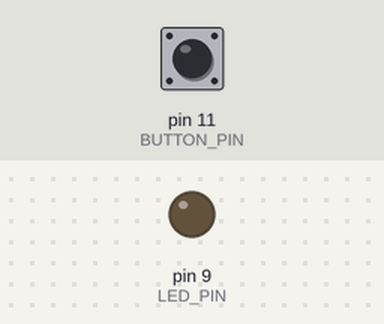
A sketch run on a simulated Arduino Uno, built with avr-gcc and run on an emulated ATmega328P. On the bench: output pins drawn as LEDs (lit = HIGH). The test bench sets the inputs (shaded band); at power-on: pin 11 (BUTTON_PIN) LOW.

Above: at 1.2 s.
1.3 s: pin 11 (BUTTON_PIN) pulled HIGH for 0.15 s
At 1.8 s:
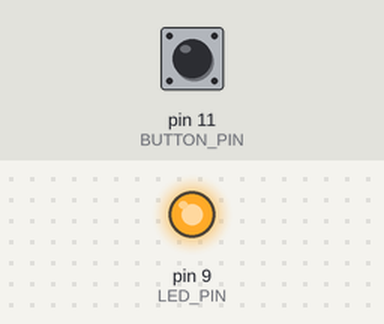
2.9 s: pin 11 (BUTTON_PIN) pulled HIGH for 1 s
At 4.3 s:
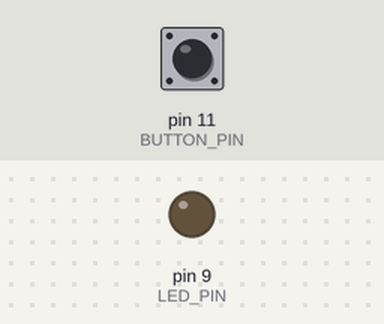
5.4 s: pin 11 (BUTTON_PIN) pulled HIGH for 3.2 s
At 6.2 s:
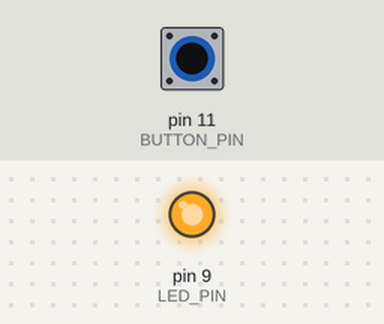
Timing chart, 0 to 8.4 s (numbered marks = the images above; inputs shaded):
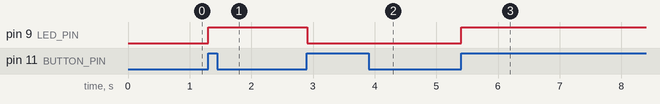

Measured:
- after the input at 1.3 s, pin 9 (LED_PIN): LOW → HIGH at once
- after the input at 2.9 s, pin 9 (LED_PIN): HIGH → LOW at once
- after the input at 5.4 s, pin 9 (LED_PIN): LOW → HIGH at once

The sketch:

_03_buttons.ino
```cpp
const int LED_PIN = 9;
const int BUTTON_PIN = 11;

class ToggleOutput {
public:
    ToggleOutput(const int pin):
        m_pin{ pin },
        m_on{ false }
    {}

    bool toggle(){
        m_on = !m_on;
        digitalWrite(m_pin, m_on);
        return m_on;
    }

private:
    int m_pin;
    bool m_on;
};

class ToggleButton {
public:
    ToggleButton(const int pin):
        m_pin{ pin },
        m_on{ false }
    {}

    bool toggled() const {
        bool current = digitalRead(m_pin);
        bool toggled = false;

        // If we've read a new state, wait for it to settle and read again.
        if (m_on != current) {
            delay(5);
            current = digitalRead(m_pin);
        }

        // If our state is off and the new state is on, we've toggled.
        if (!m_on && current) {
            toggled = true;
        }

        // Store the new state and return our findings.
        m_on = current;
        return toggled;
    }

private:
    int m_pin;
    mutable bool m_on;
};

ToggleOutput led{ LED_PIN };
const ToggleButton button{ BUTTON_PIN };

void setup(){
    pinMode(LED_PIN, OUTPUT);
    pinMode(BUTTON_PIN, INPUT);
}

void loop(){
    if (button.toggled()) {
        led.toggle();
    }
}
```
